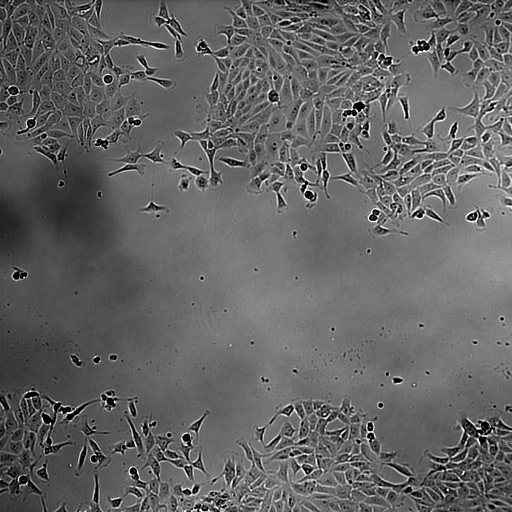
#> input picture final_project/DIC_SN_15_L7_Sum00.tif, 1024 x 1024 px (shown at 1/2 size)
$ jupyter execute 'Edge Enhanced Image Segmentation.ipynb'
#> lines starting #> are read from the running program, lines starting #| are printed output that depends on the picture
[cell 1]
import numpy as np
import matplotlib.pyplot as plt
import scipy
from scipy import signal
import skimage
from scipy.ndimage.measurements import histogram
from skimage.filters.rank import entropy
from sklearn.cluster import KMeans
from scipy import ndimage

[cell 2]
im = plt.imread('DIC_SN_15_L7_Sum00.tif')
#> im is the input picture: shape (1024, 1024); min 0, max 255, mean 100.1
plt.figure(figsize=(3,3))
plt.imshow(im,cmap='gray')

h = histogram(im,0,255,256)
#> h = 256 values, max 18176 at index 119, min 53 at index 249, mean 4096
hc = np.cumsum(h)/(im.shape[0]*im.shape[1])
#> hc = 256 values from 0.0125 to 1

im2d = hc[im]
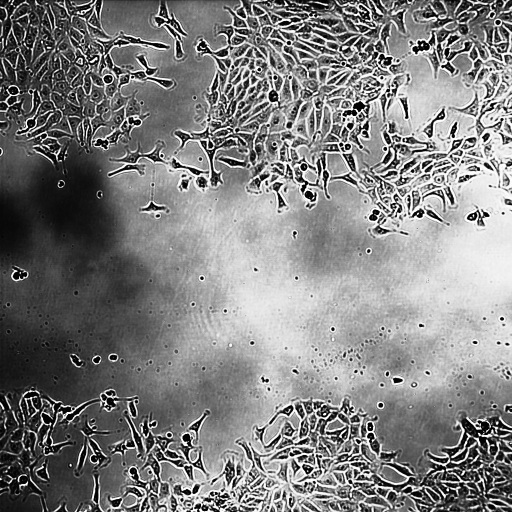
#> im2d: shape (1024, 1024) float64 (shown at 1/2 size); min 0.0125, max 1, mean 0.505


plt.figure(figsize=(7,7))
plt.subplot(121)
plt.imshow(im[800:,700:],cmap='gray')
plt.subplot(122)
plt.imshow(im2d[800:,700:],cmap='gray')
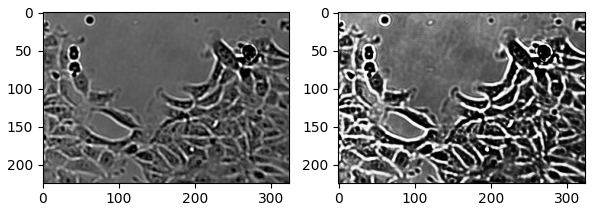
#> figure drawn by matplotlib, 2 panels

[cell 3]
#%%
#5.5.2 KIRSCH COMPASS KERNEL
#Este algoritmo detecta bordes en direcciones predeterminadas. La magnitud borde
# del operador de Kirsch se calcula con cada píxel como la máxima magnitud a través
#de todas las direcciones

#Es una matriz compuesta de 8 matrices 3x3
kir = np.zeros([8, 3, 3])
g1 = np.array([[5,5,5],[-3,0,-3],[-3,-3,-3]])
g2 = np.array([[5,5,-3],[5,0,-3],[-3,-3,-3]])
g3 = np.array([[5,-3,-3],[5,0,-3],[5,-3,-3]])
g4 = np.array([[-3,-3,-3],[5,0,-3],[5,5,-3]])
g5 = np.array([[-3,-3,-3],[-3,0,-3],[5,5,5]])
g6 = np.array([[-3,-3,-3],[-3,0,5],[-3,5,5]])
g7 = np.array([[-3,-3,5],[-3,0,5],[-3,-3,5]])
g8 = np.array([[-3, 5, 5],[-3,0,5],[-3,-3,-3]])

#Lo convoluciono todo
#La matriz enorme en la que voy a meter las imágenes convolucionadas, cada una con su filtro:
#(Cada imagen estará convolucionada )
convo_kirsch=np.zeros((8, im2d.shape[0], im2d.shape[1]))

convo_kirsch[0,:,:] = np.abs(ndimage.convolve(im2d, g1))
convo_kirsch[1,:,:] = np.abs(ndimage.convolve(im2d, g2))
convo_kirsch[2,:,:] = np.abs(ndimage.convolve(im2d, g3))
convo_kirsch[3,:,:] = np.abs(ndimage.convolve(im2d, g4))
convo_kirsch[4,:,:] = np.abs(ndimage.convolve(im2d, g5))
convo_kirsch[5,:,:] = np.abs(ndimage.convolve(im2d, g6))
convo_kirsch[6,:,:] = np.abs(ndimage.convolve(im2d, g7))
convo_kirsch[7,:,:] = np.abs(ndimage.convolve(im2d, g8))

im_kirsch = np.zeros((im2d.shape[0],im2d.shape[1]))

for ii in range(im2d.shape[0]):
    for jj in range(im2d.shape[1]):
        im_kirsch[ii, jj] = np.amax(convo_kirsch[0:8, ii, jj])
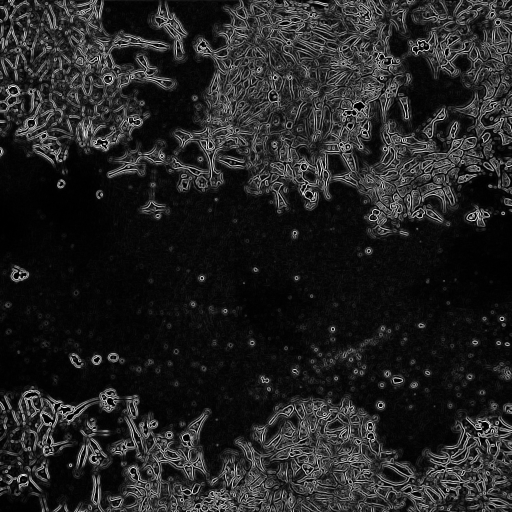
#> im_kirsch: shape (1024, 1024) float64 (shown at 1/2 size); min 0, max 14.7, mean 1.99; drawn with min black and max white

[cell 4]
plt.figure(figsize=(11,11))
plt.imshow(im_kirsch, cmap='gray')

[cell 5]
#MEDIAN THRESHOLD
# media = scipy.signal.medfilt(im, [mask size])
# ordena los valores de la imagen dentro de mask y coge el del medio
media = scipy.signal.medfilt2d(im_kirsch, kernel_size=[11,11])
plt.figure(figsize=(11,11))
plt.imshow(media,cmap='gray')
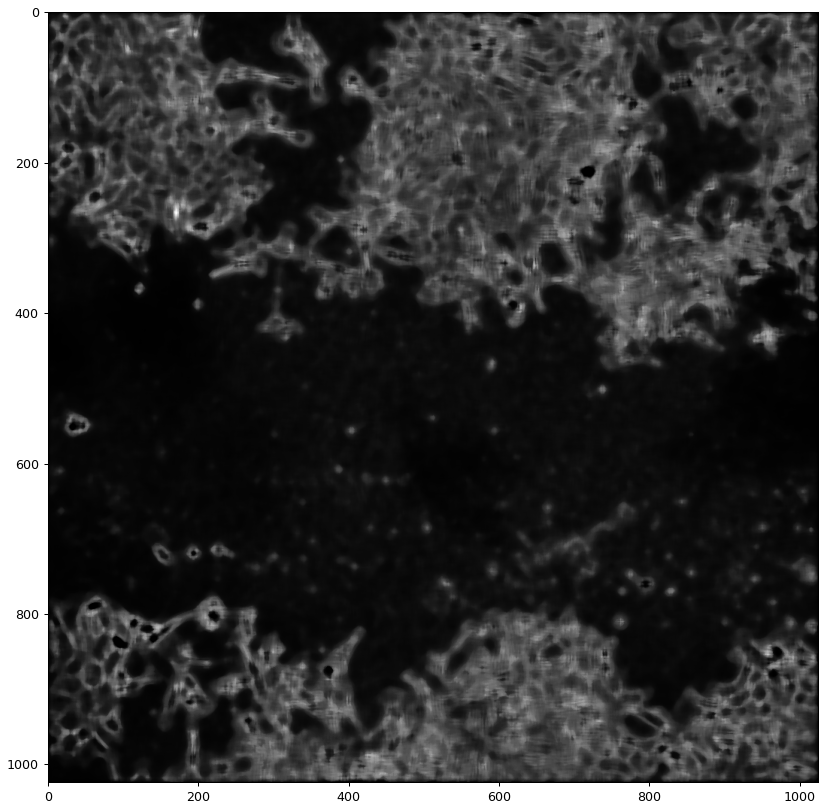
#> figure drawn by matplotlib, 1 panel

[cell 6]
# second MEDIAN THRESHOLD
# media = scipy.signal.medfilt(im, [mask size])
# ordena los valores de la imagen dentro de mask y coge el del medio
media2 = scipy.signal.medfilt2d(media, kernel_size=[41,41])
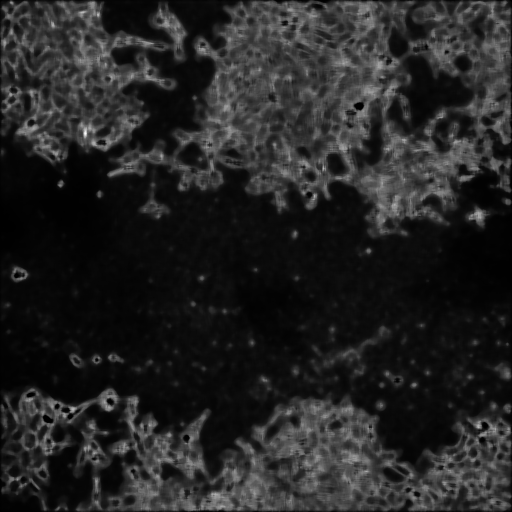
#> media: shape (1024, 1024) float64 (shown at 1/2 size); min 0, max 11.35, mean 1.64; drawn with min black and max white
plt.figure(figsize=(11,11))
plt.imshow(media2,cmap='gray')
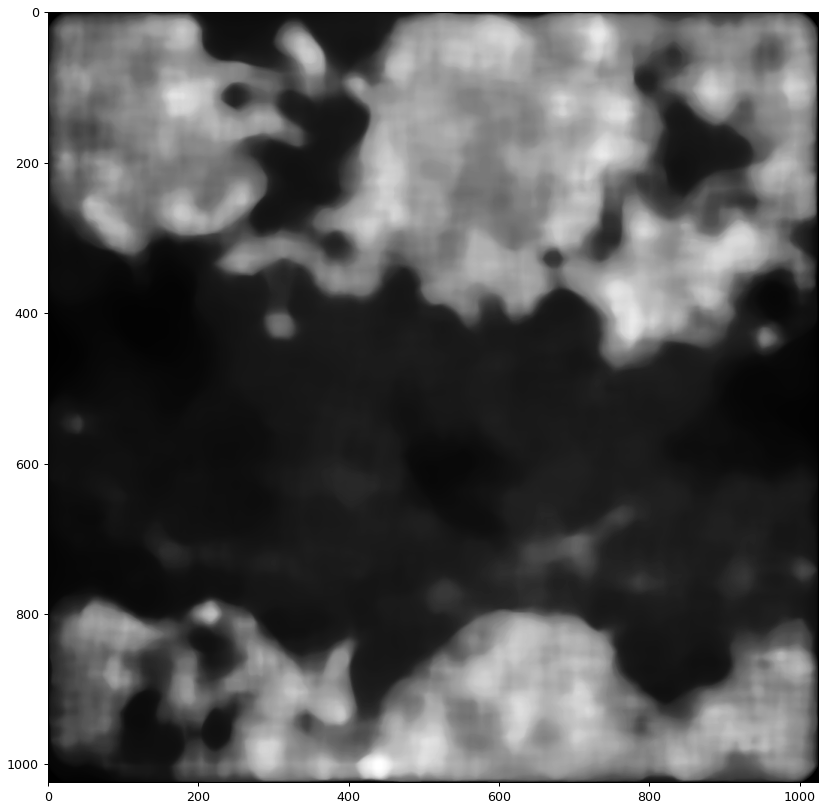
#> figure drawn by matplotlib, 1 panel

[cell 7]
otsu = media2>skimage.filters.threshold_otsu(media2)
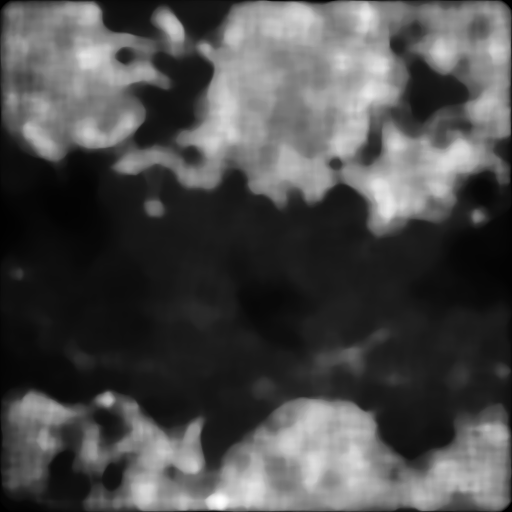
#> media2: shape (1024, 1024) float64 (shown at 1/2 size); min 0, max 4.96, mean 1.49; drawn with min black and max white
plt.figure(figsize=(17,17))
plt.subplot(121)
plt.imshow(media2,cmap='gray')
plt.subplot(122)
plt.imshow(otsu,cmap='gray')
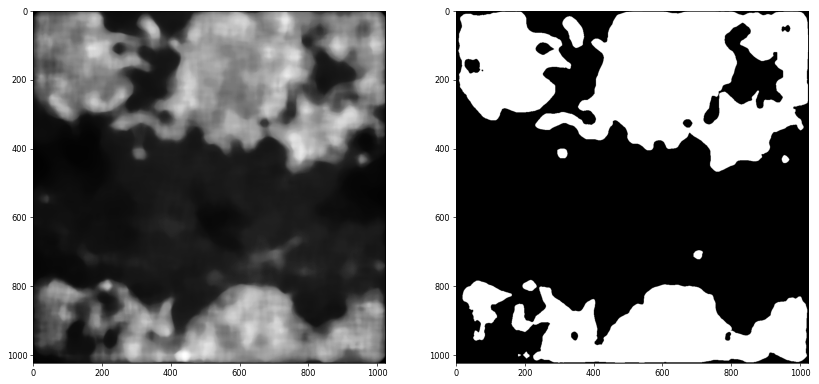
#> figure drawn by matplotlib, 2 panels

## I found that Otsu threshold does not give good results. In order to build a general solution to the problem, I decided to apply K-means with k=7 and keep the largest cluster

[cell 8]
dataK = media2.reshape(media2.shape[0]*media2.shape[1],1)
kmn = KMeans(n_clusters=7, init='k-means++',random_state=0).fit(dataK)
# a label (0 to 4) is assigned to e11ach sample (row)
labels = kmn.predict(dataK)

centroids = kmn.cluster_centers_
# from 1d-array to 2d-array

[cell 9]
imRes = np.reshape(labels, [media2.shape[0], media2.shape[1]])
plt.imshow(imRes)
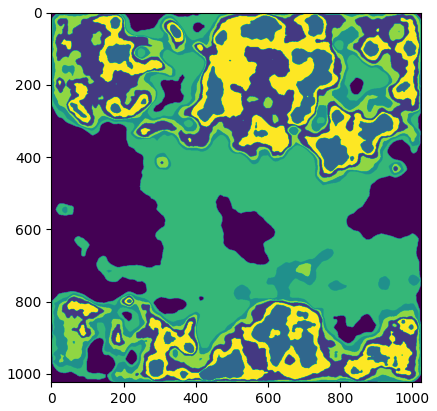
#> figure drawn by matplotlib, 1 panel

[cell 10]
plt.imshow(imRes==2,cmap='gray')
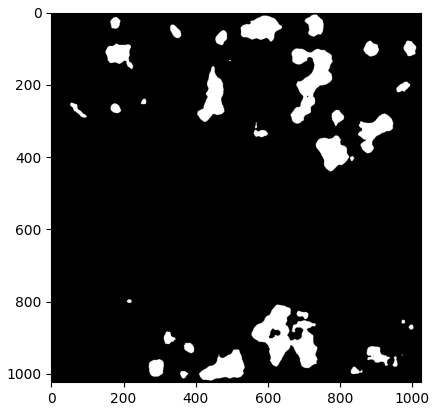
#> figure drawn by matplotlib, 1 panel
